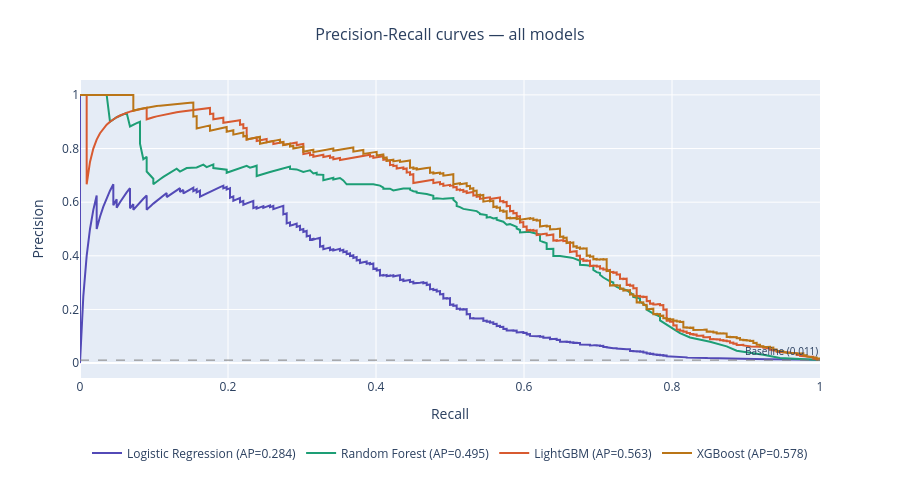

The code cell stored with this chart in its notebook:
### Markdown cell above
### 5c. Precision-Recall Curves

Precision-recall curves are especially useful for fraud detection because the dataset is highly imbalanced.

While ROC curves show how well a model separates classes overall, precision-recall curves focus more directly on the fraud class.

The precision-recall curve helps show the tradeoff between:

- **Recall:** how many fraud cases the model catches
- **Precision:** how many flagged transactions are actually fraud

This is important because a fraud model must balance detecting fraud with avoiding too many false alerts.

### Code cell
# ============================================================
# Precision-Recall Curves for All Models
# ============================================================

fig = go.Figure()

for (name, v), color in zip(results.items(), colors):
    prec, rec, _ = precision_recall_curve(y_test, v["y_prob"])

    fig.add_trace(
        go.Scatter(
            x=rec,
            y=prec,
            mode="lines",
            name=f'{name} (AP={v["avg_prec"]:.3f})',
            line=dict(color=color, width=2),
            hovertemplate="Recall: %{x:.3f}<br>Precision: %{y:.3f}<extra></extra>",
        )
    )

fig.add_hline(
    y=y_test.mean(),
    line=dict(color="gray", dash="dash", width=1),
    annotation_text=f"Baseline ({y_test.mean():.3f})",
    annotation_position="top right",
    annotation_font_size=10,
)

fig.update_layout(
    title=dict(
        text="Precision-Recall curves — all models",
        x=0.5,
        font_size=16,
    ),
    xaxis=dict(title="Recall"),
    yaxis=dict(title="Precision"),
    showlegend=True,
    legend=dict(
        orientation="h",
        yanchor="bottom",
        y=-0.3,
        xanchor="center",
        x=0.5,
        itemclick="toggle",
        itemdoubleclick="toggleothers",
    ),
    height=480,
    margin=dict(t=80, b=100),
)

fig.show()

### Figure 1 — Plotly figure (JSON) as saved in the notebook; plotly's stock layout.template omitted (floating-point values rounded to 4 significant figures; data arrays with more than 128 entries replaced by an {"elided": "..."} marker saying what was removed)
{"data": [{"hovertemplate": "Recall: %{x:.3f}<br>Precision: %{y:.3f}<extra></extra>", "line": {"color": "#534AB7", "width": 2}, "mode": "lines", "name": "Logistic Regression (AP=0.284)", "type": "scatter", "x": {"elided": "20001 float values"}, "y": {"elided": "20001 float values"}}, {"hovertemplate": "Recall: %{x:.3f}<br>Precision: %{y:.3f}<extra></extra>", "line": {"color": "#1D9E75", "width": 2}, "mode": "lines", "name": "Random Forest (AP=0.495)", "type": "scatter", "x": {"elided": "172 float values"}, "y": {"elided": "172 float values"}}, {"hovertemplate": "Recall: %{x:.3f}<br>Precision: %{y:.3f}<extra></extra>", "line": {"color": "#D85A30", "width": 2}, "mode": "lines", "name": "LightGBM (AP=0.563)", "type": "scatter", "x": {"elided": "20001 float values"}, "y": {"elided": "20001 float values"}}, {"hovertemplate": "Recall: %{x:.3f}<br>Precision: %{y:.3f}<extra></extra>", "line": {"color": "#BA7517", "width": 2}, "mode": "lines", "name": "XGBoost (AP=0.578)", "type": "scatter", "x": {"elided": "19992 float values"}, "y": {"elided": "19992 float values"}}], "layout": {"annotations": [{"font": {"size": 10}, "showarrow": false, "text": "Baseline (0.011)", "x": 1, "xanchor": "right", "xref": "x domain", "y": 0.0111, "yanchor": "bottom", "yref": "y"}], "height": 480, "legend": {"itemclick": "toggle", "itemdoubleclick": "toggleothers", "orientation": "h", "x": 0.5, "xanchor": "center", "y": -0.3, "yanchor": "bottom"}, "margin": {"b": 100, "t": 80}, "shapes": [{"line": {"color": "gray", "dash": "dash", "width": 1}, "type": "line", "x0": 0, "x1": 1, "xref": "x domain", "y0": 0.0111, "y1": 0.0111, "yref": "y"}], "showlegend": true, "title": {"font": {"size": 16}, "text": "Precision-Recall curves — all models", "x": 0.5}, "xaxis": {"title": {"text": "Recall"}}, "yaxis": {"title": {"text": "Precision"}}}}
